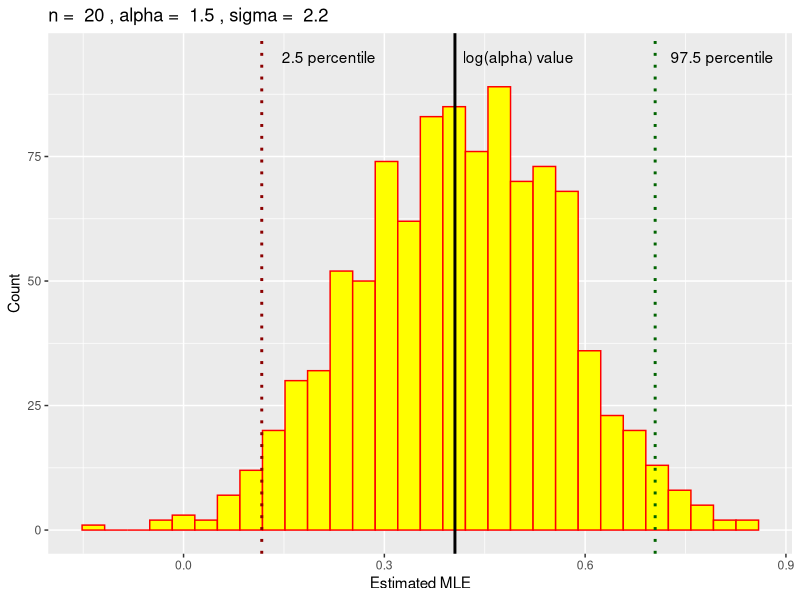
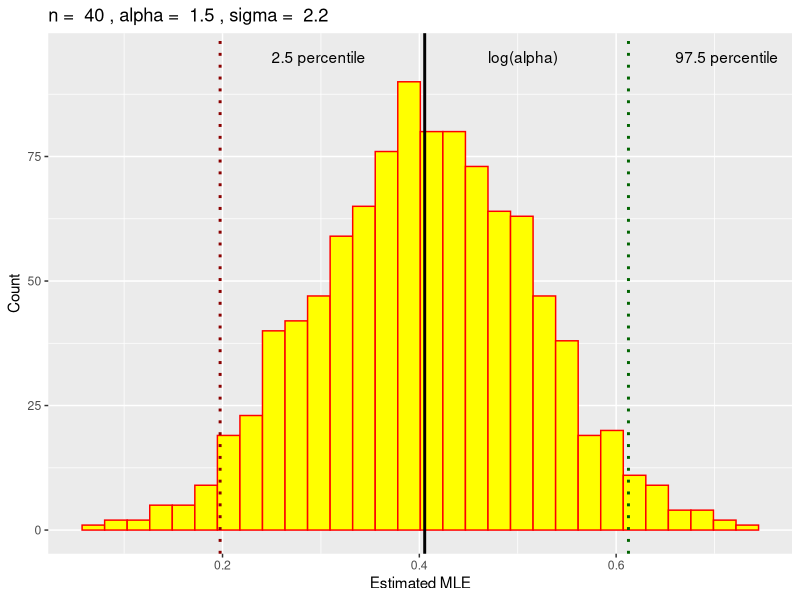
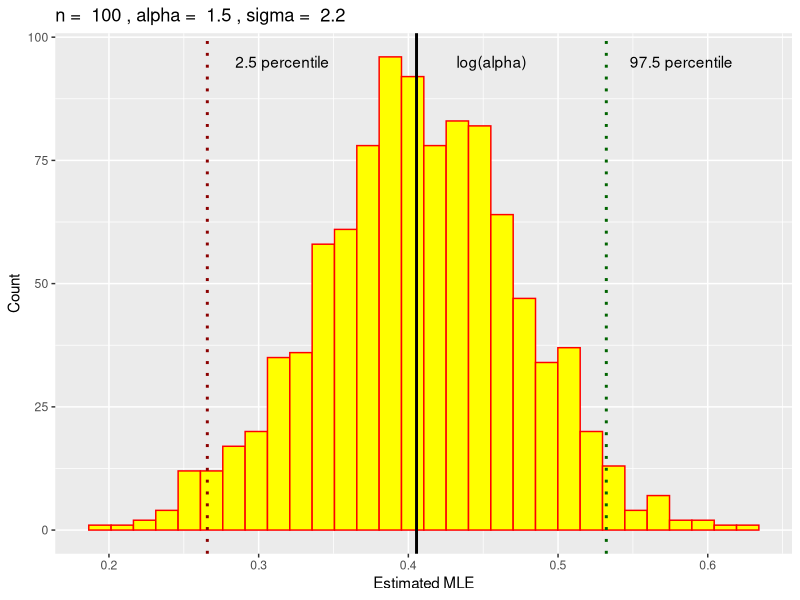

Write R code to recreate these figures, in order.
## ---- chunk 1
library(tidyverse)
## ---- chunk 2
mle <- function(log_alpha, data, sigma) {
    l = sum(log(dgamma(data, shape = exp(log_alpha), scale = sigma)))
    return(-l)
}
MyMLE <- function(data, sigma) {
    log_alpha_init <- log(mean(data)^2/var(data))
    estimator <- optim(log_alpha_init,
                 mle,
                 data = data,
                 sigma = sigma)
    log_alpha_cap <- estimator$par
    return(log_alpha_cap)
}
## ---- chunk 3
get_estim <- function(n, alpha, sigma) {
    estim <- c()
    for (i in 1:1000) {
        samples <- rgamma(n, shape = alpha, scale = sigma)
        estim <- append(estim, MyMLE(data = samples, sigma = sigma))
    }
    return(estim)
}
## ---- chunk 4
n = 20
alpha = 1.5
sigma = 2.2
estim_mle <- tibble(get_estim(n = n, alpha = alpha, sigma = sigma))
colnames(estim_mle) <- c("estim")
percentile_2.5 <- quantile(estim_mle$estim, probs = 0.025, names = FALSE)
percentile_97.5 <- quantile(estim_mle$estim, probs = 0.975, names = FALSE)
estim_mle %>% 
    ggplot(aes(estim)) +
    geom_histogram(color = "red", fill = "yellow") +
    geom_vline(xintercept = log(alpha), 
               size = 1,
               linetype = "solid") +
    annotate("text", label = "log(alpha) value", x = 0.5, y = 95, color = "black") +
    geom_vline(xintercept = percentile_2.5, 
               color = "dark red", size = 1, linetype = "dotted") +
    annotate("text", label = "2.5 percentile", x = percentile_2.5 + 0.1, y = 95, color = "black") +
    geom_vline(xintercept = percentile_97.5, 
               color = "dark green", size = 1, linetype = "dotted") +
    annotate("text", label = "97.5 percentile", x = percentile_97.5 + 0.1, y = 95, color = "black") +
    labs(title = paste("n = ", n, ", alpha = ", alpha, ", sigma = ", sigma),
         x = "Estimated MLE",
         y = "Count")
diff_20 <- percentile_97.5 - percentile_2.5
## ---- chunk 5
n = 40
alpha = 1.5
sigma = 2.2
estim_mle <- tibble(get_estim(n = n, alpha = alpha, sigma = sigma))
colnames(estim_mle) <- c("estim")
percentile_2.5 <- quantile(estim_mle$estim, probs = 0.025, names = FALSE)
percentile_97.5 <- quantile(estim_mle$estim, probs = 0.975, names = FALSE)
estim_mle %>% 
    ggplot(aes(estim)) +
    geom_histogram(color = "red", fill = "yellow") +
    geom_vline(xintercept = log(alpha), 
               size = 1,
               linetype = "solid") +
    annotate("text", label = "log(alpha)", x = log(alpha) + 0.1, y = 95, color = "black") +
    geom_vline(xintercept = percentile_2.5, 
               color = "dark red", size = 1, linetype = "dotted") +
    annotate("text", label = "2.5 percentile", x = percentile_2.5 + 0.1, y = 95, color = "black") +
    geom_vline(xintercept = percentile_97.5, 
               color = "dark green", size = 1, linetype = "dotted") +
    annotate("text", label = "97.5 percentile", x = percentile_97.5 + 0.1, y = 95, color = "black") +
    labs(title = paste("n = ", n, ", alpha = ", alpha, ", sigma = ", sigma),
         x = "Estimated MLE",
         y = "Count")
diff_40 <- percentile_97.5 - percentile_2.5
## ---- chunk 6
n = 100
alpha = 1.5
sigma = 2.2
estim_mle <- tibble(get_estim(n = n, alpha = alpha, sigma = sigma))
colnames(estim_mle) <- c("estim")
percentile_2.5 <- quantile(estim_mle$estim, probs = 0.025, names = FALSE)
percentile_97.5 <- quantile(estim_mle$estim, probs = 0.975, names = FALSE)
estim_mle %>% 
    ggplot(aes(estim)) +
    geom_histogram(color = "red", fill = "yellow") +
    geom_vline(xintercept = log(alpha), 
               size = 1,
               linetype = "solid") +
    annotate("text", label = "log(alpha)", x = log(alpha) + 0.05, y = 95, color = "black") +
    geom_vline(xintercept = percentile_2.5, 
               color = "dark red", size = 1, linetype = "dotted") +
    annotate("text", label = "2.5 percentile", x = percentile_2.5 + 0.05, y = 95, color = "black") +
    geom_vline(xintercept = percentile_97.5, 
               color = "dark green", size = 1, linetype = "dotted") +
    annotate("text", label = "97.5 percentile", x = percentile_97.5 + 0.05, y = 95, color = "black") +
    labs(title = paste("n = ", n, ", alpha = ", alpha, ", sigma = ", sigma),
         x = "Estimated MLE",
         y = "Count")
diff_100 <- percentile_97.5 - percentile_2.5
## ---- chunk 7
diff_20
diff_40
diff_100
